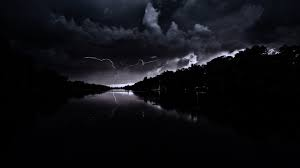
#> input picture PatternRecognition/lab5/image3.jpg, 300 x 168 px
$ python main.py
#> lines starting #> are read from the running program, lines starting #| are printed output that depends on the picture
import cv2
import matplotlib.pyplot as plt
import numpy as np

PATH = "image3.jpg"

def plot_histogram(image, title, ax):
    """
    Строит гистограмму для одноканального изображения.
    """
    hist = cv2.calcHist([image], [0], None, [256], [0, 256])

    ax.plot(hist, color='black', linewidth=1.5)
    ax.fill_between(range(256), hist.flatten(), color='#4682B4', alpha=0.5)

    ax.set_title(title, fontsize=14, weight='bold')
    ax.set_xlabel("Интенсивность пикселя (0-255)", fontsize=10)
    ax.set_ylabel("Кол-во пикселей", fontsize=10)
    ax.set_xlim([0, 256])
    ax.grid(axis='y', linestyle='--', alpha=0.6)


def show_image_and_histogram(image, image_title):
    """
    Отображает изображение и его гистограмму в одной строке.
    """
    fig, axes = plt.subplots(1, 2, figsize=(14, 6))

    axes[0].imshow(image, cmap='gray')
    axes[0].set_title(image_title, fontsize=16)
    axes[0].axis('off') # Убираем оси для изображения

    plot_histogram(image, f'Гистограмма', axes[1])

    plt.suptitle(f"Изображение и анализ распределения интенсивности", fontsize=18, y=1.05)
    plt.tight_layout(rect=[0, 0, 1, 0.95])
    plt.show()


if __name__ == "__main__":

    image = cv2.imread(PATH)
#> image is the input picture: shape (168, 300, 3); mean B, G, R 18.6, 14.2, 13.8

    if image is None:
        print("Ошибка: Не удалось загрузить изображение по указанному пути. Создаю тестовый градиент.")

        gray_image = np.zeros((300, 400), dtype=np.uint8)
        for i in range(400):
            gray_image[:, i] = np.clip(i * 255 / 400, 0, 255)
        image_title = "Тестовый градиент (равномерное распределение)"

    else:
        gray_image = cv2.cvtColor(image, cv2.COLOR_BGR2GRAY)
        image_title = f"Исходное изображение: {PATH}"

    show_image_and_histogram(gray_image, image_title)
#> in plot_histogram, `hist = cv2.calcHist([image], [0], None, [256], [0, 256])`: hist = 256 values, max 13794 at index 1, min 0 at index 227, mean 196.9
#> in show_image_and_histogram, `plt.show()`:
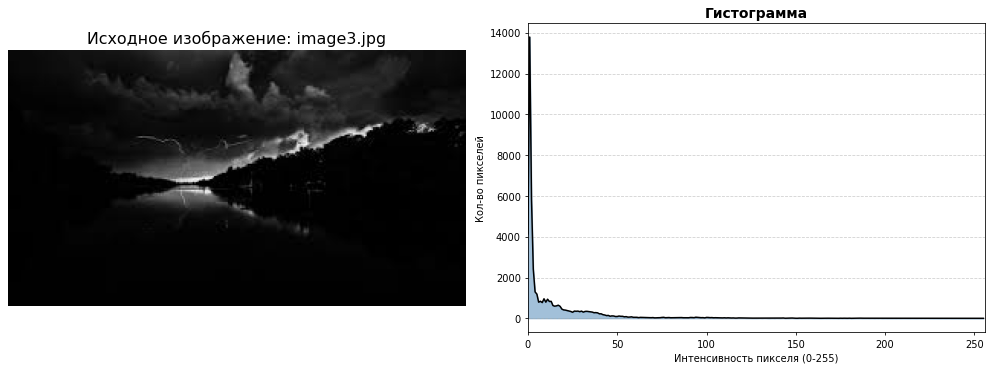
#> figure drawn by matplotlib, 2 panels; panel 2: curve peaks at x = 1, y = 13794

$ run again, with PatternRecognition/lab5/image2.jpg copied over PatternRecognition/lab5/image3.jpg
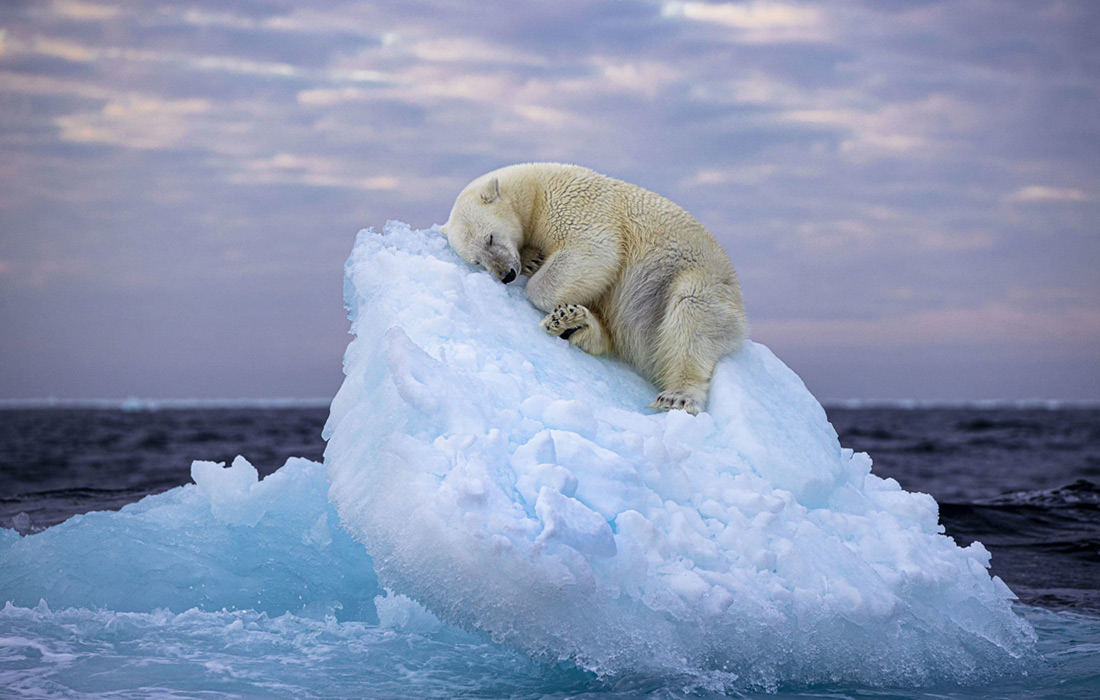
#> input picture PatternRecognition/lab5/image2.jpg, 1100 x 700 px
#> image is the input picture: shape (700, 1100, 3); mean B, G, R 177.7, 149, 137.2
#> `gray_image = cv2.cvtColor(image, cv2.COLOR_BGR2GRAY)`:
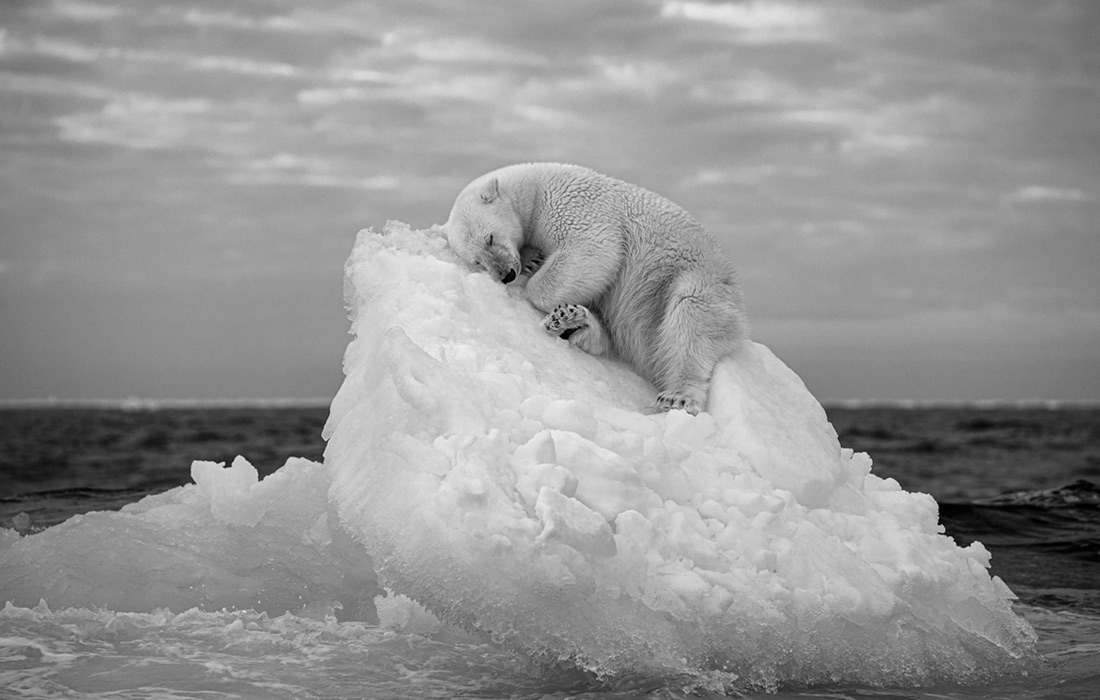
#> gray_image: shape (700, 1100); min 0, max 242, mean 148.8
#> hist = 256 values, max 10659 at index 157, min 0 at index 240, mean 3007.8
#> in show_image_and_histogram, `plt.show()`:
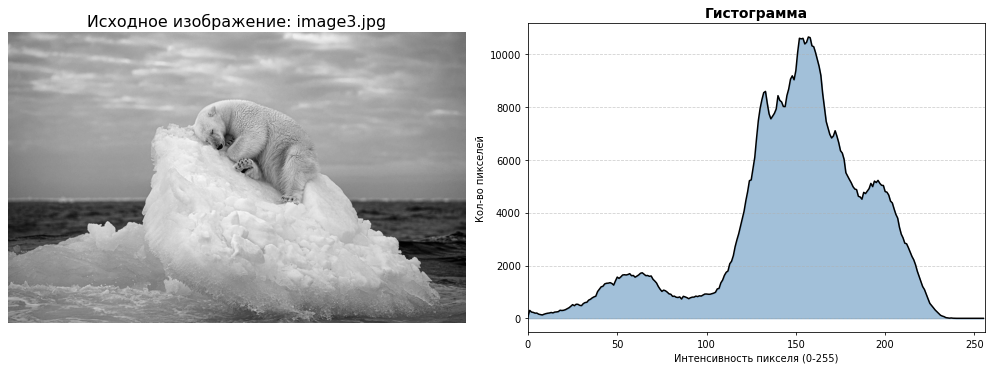
#> figure drawn by matplotlib, 2 panels; panel 2: curve peaks at x = 157, y = 10659
